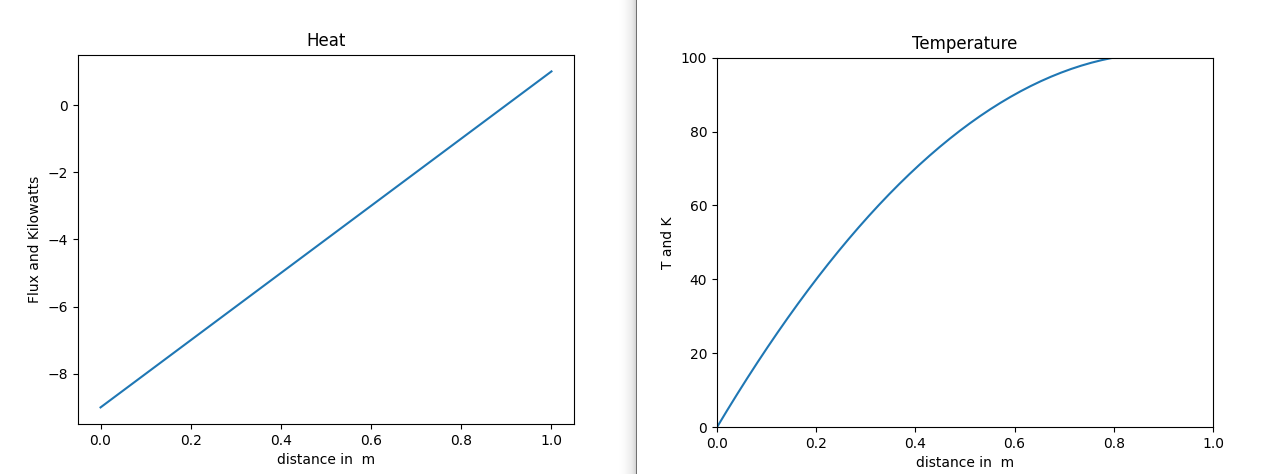

The script that drew this image:
import numpy as np
import scipy.integrate as intg
import matplotlib.pyplot as plt


qgen=10000
k=40 # m**-1 K**-1
T1=0
T2=100

L=1
nodes=50
x=np.linspace(0,L,nodes)

def f(x,y):
    return np.vstack((y[1],np.full_like(x,-qgen/k)))

def bc(ya,yb):
    return np.array([ya[0]-T1,yb[0]-T2])

y0=np.zeros((2,x.size))

solution= intg.solve_bvp(f,bc,x,y0)
T=solution.y[0]
dTdx = solution.y[1]
Ts1=T[0]
Ts2=T[-1]
q= -k*dTdx

plt.figure(1,dpi=100)
plt.xscale('linear')
plt.yscale('linear')
plt.xlim(0,1)
plt.ylim(0,100)
plt.title("Temperature")
plt.xlabel("distance in  m")
plt.ylabel("T and K")
plt.plot(x,T)

plt.figure(2,dpi=100)
plt.xscale('linear')
plt.yscale('linear')

plt.title("Heat")
plt.xlabel("distance in  m")
plt.ylabel("Flux and Kilowatts")
plt.plot(x,q/1000)
plt.show()
